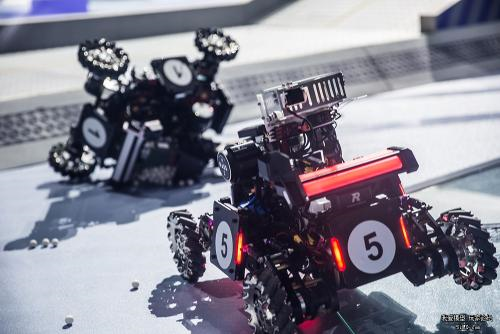
//> input picture Project4/build-Project4-Desktop_Qt_5_8_0_GCC_64bit-Debug/photo1.png, 500 x 334 px
$ ./main   (built with g++ and OpenCV 4)
//> lines starting //> are read from the running program, lines starting //| are printed output that depends on the picture; after the words box and inside, x2 and y2 are one past the last pixel; in counts of white or black regions, pixels touching at a corner belong together
#include <opencv2/highgui/highgui.hpp>
#include <opencv2/imgproc.hpp>

 using namespace std;
 using namespace cv;

 int main()
 {
     Mat img;
     img = imread("photo1.png");
//> img is the input picture: 334 rows x 500 cols, CV_8UC3; mean B, G, R 144.3, 131.4, 132.7
     imshow("Original",img);
     Mat imgHSV;

    //saving the Red HSV
     int iLowH = 0;
     int iHighH = 50;
     int iLowS = 43;
     int iHighS = 255;
     int iLowV = 46;
     int iHighV = 255;

     //2HSV
     cvtColor(img, imgHSV, COLOR_BGR2HSV);
//> imgHSV: 334 rows x 500 cols, CV_8UC3; mean H, S, V 111.2, 52.1, 147.1

     //Smooth
     Mat imgThresholded;
     vector<Mat> hsvSplit;
     split(imgHSV, hsvSplit);
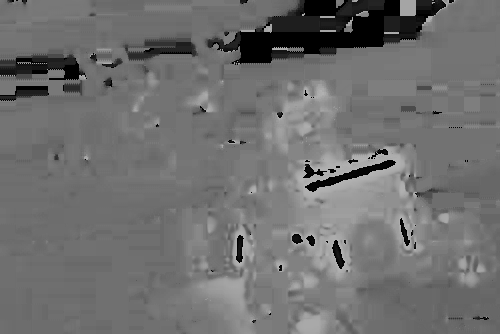
//> hsvSplit[0]: 334 rows x 500 cols, CV_8UC1; min 0, max 179, mean 111.2
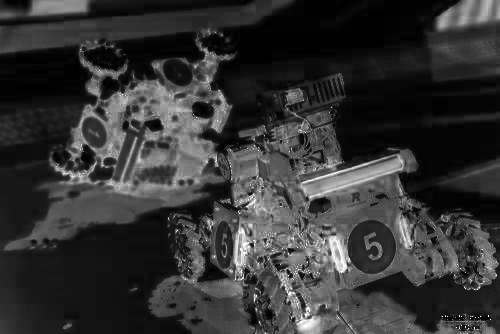
//> hsvSplit[1]: 334 rows x 500 cols, CV_8UC1; min 0, max 255, mean 52.1
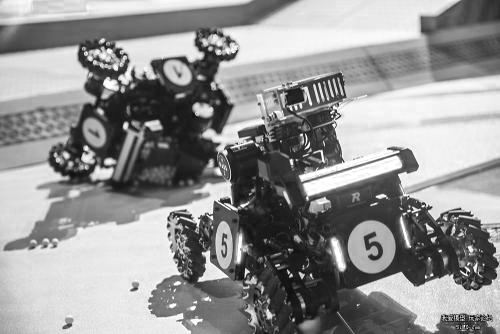
//> hsvSplit[2]: 334 rows x 500 cols, CV_8UC1; min 0, max 255, mean 147.1
     equalizeHist(hsvSplit[2],hsvSplit[2]);
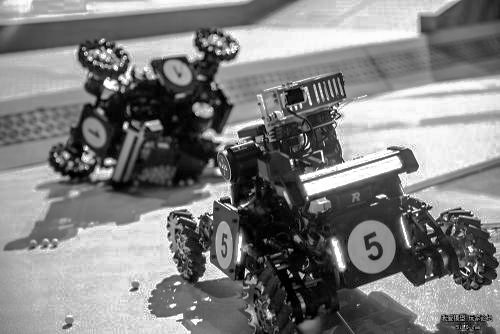
//> hsvSplit[2]: 334 rows x 500 cols, CV_8UC1; min 0, max 255, mean 128.2
     merge(hsvSplit,imgHSV);
//> imgHSV: 334 rows x 500 cols, CV_8UC3; mean H, S, V 111.2, 52.1, 128.2

     //Threshold the image
     inRange(imgHSV, Scalar(iLowH, iLowS, iLowV), Scalar(iHighH, iHighS, iHighV), imgThresholded);
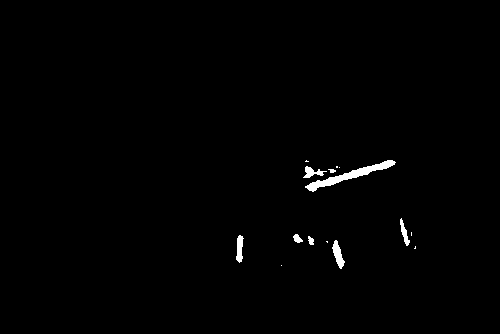
//> imgThresholded: 334 rows x 500 cols, CV_8UC1; 0.81% white; 15 white regions (7 under 20 px), largest, box (x1, y1, x2, y2) and area: (305, 160, 396, 192) 641, (332, 240, 345, 269) 183, (236, 235, 244, 263) 149

     //open (remove noise)
     Mat element = getStructuringElement(MORPH_RECT, Size(3, 3));
     morphologyEx(imgThresholded, imgThresholded, MORPH_OPEN, element);
//> imgThresholded: 334 rows x 500 cols, CV_8UC1; 0.76% white; 9 white regions (1 under 20 px), largest, box (x1, y1, x2, y2) and area: (307, 160, 395, 191) 634, (333, 241, 344, 268) 175, (236, 236, 243, 262) 145

     //close (connect connected-component)
     morphologyEx(imgThresholded, imgThresholded, MORPH_CLOSE, element);

     imshow("Result",imgThresholded);

     vector<int> compression_params;
     compression_params.push_back(CV_IMWRITE_PNG_COMPRESSION);
     compression_params.push_back(0);
     imwrite("result.png",imgThresholded,compression_params);    //设置压缩等级为0
     waitKey(0);
     return 0;
 }
